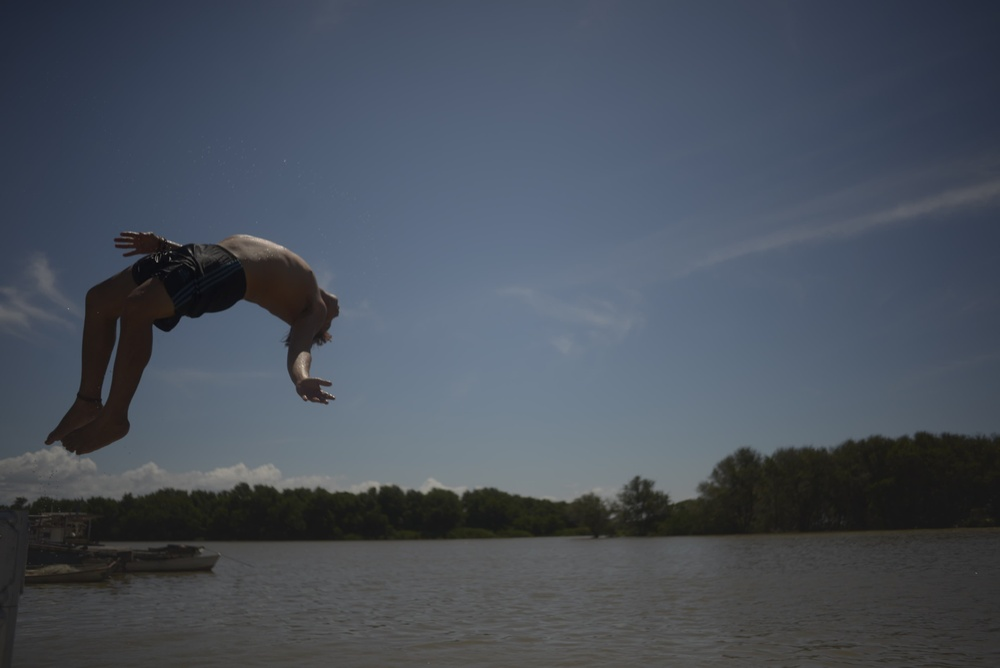
#> input picture AP1/images/AP1VisãoComputacional_TércioTeixeira.jpg, 1000 x 668 px, shrunk from 4160 x 2777 before the run
$ python -i app.py   (imports and definitions only)   (older library calls are emulated)
#> lines starting #> are read from the running program, lines starting #| are printed output that depends on the picture
#> further down, picture is the input picture: shape (668, 1000, 3); mean B, G, R 91.3, 80.5, 72.9
import streamlit as st
import cv2
import numpy as np
from PIL import Image
import os

# =========================
# Funções de detecção de bordas
# =========================


def prewitt_edge_detection(image):
    """Detecção de bordas usando Prewitt (com kernel personalizado)."""
    # Converte para escala de cinza
    gray = cv2.cvtColor(image, cv2.COLOR_BGR2GRAY)
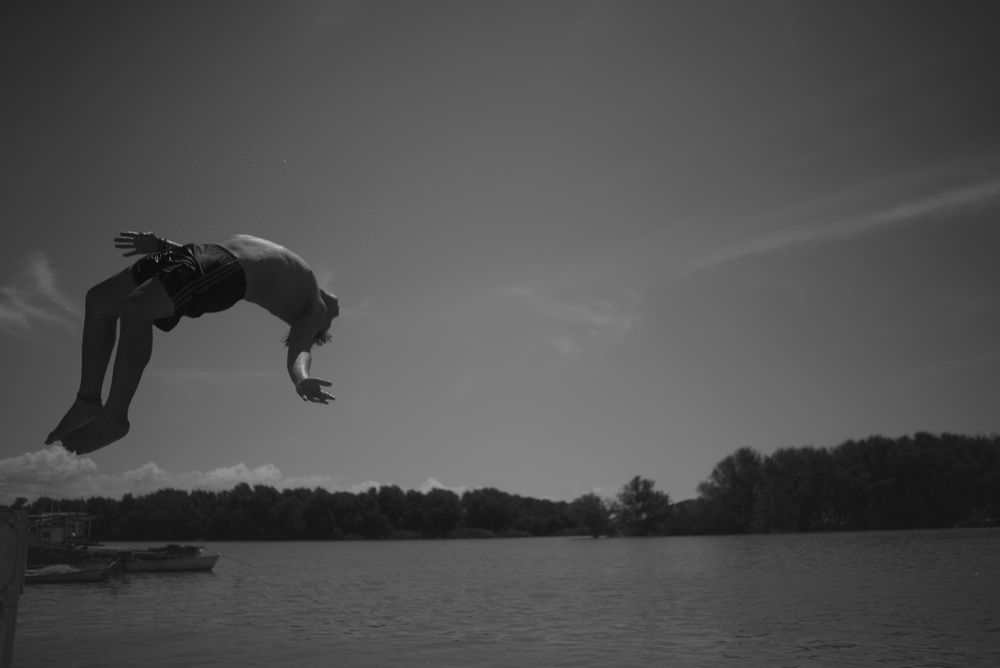
#> gray: shape (668, 1000); min 5, max 194, mean 79.5

    # Kernels clássicos do Prewitt
    kernelx = np.array([[-1, 0, 1],
                        [-1, 0, 1],
                        [-1, 0, 1]], dtype=np.float32)

    kernely = np.array([[1, 1, 1],
                        [0, 0, 0],
                        [-1, -1, -1]], dtype=np.float32)

    # Aplica os filtros
    img_prewittx = cv2.filter2D(gray, cv2.CV_32F, kernelx)
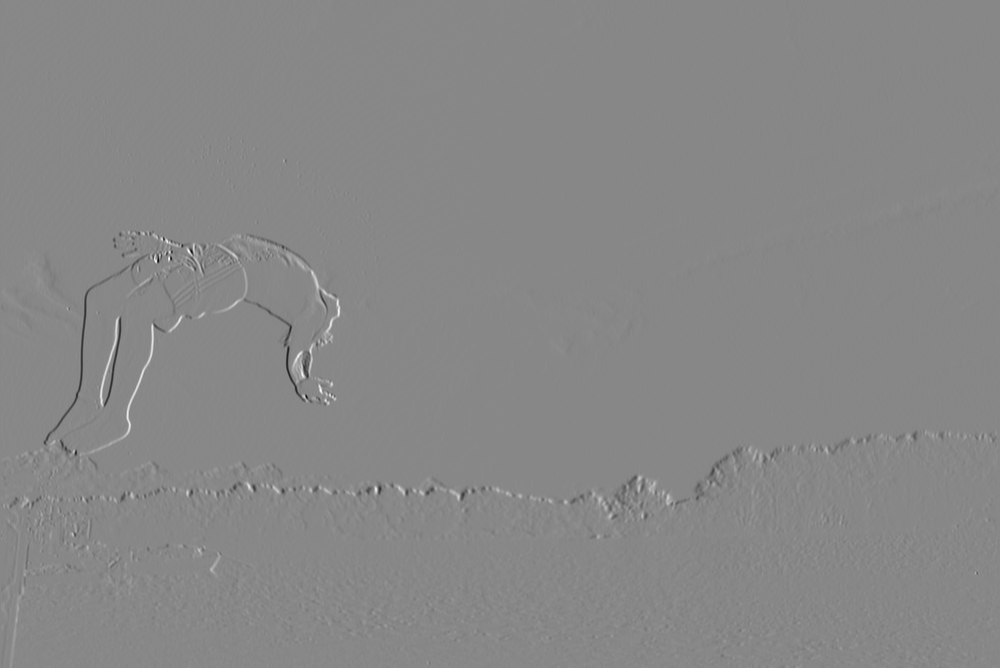
#> img_prewittx: shape (668, 1000) float32; min -271, max 238, mean 0; drawn with min black and max white
    img_prewitty = cv2.filter2D(gray, cv2.CV_32F, kernely)
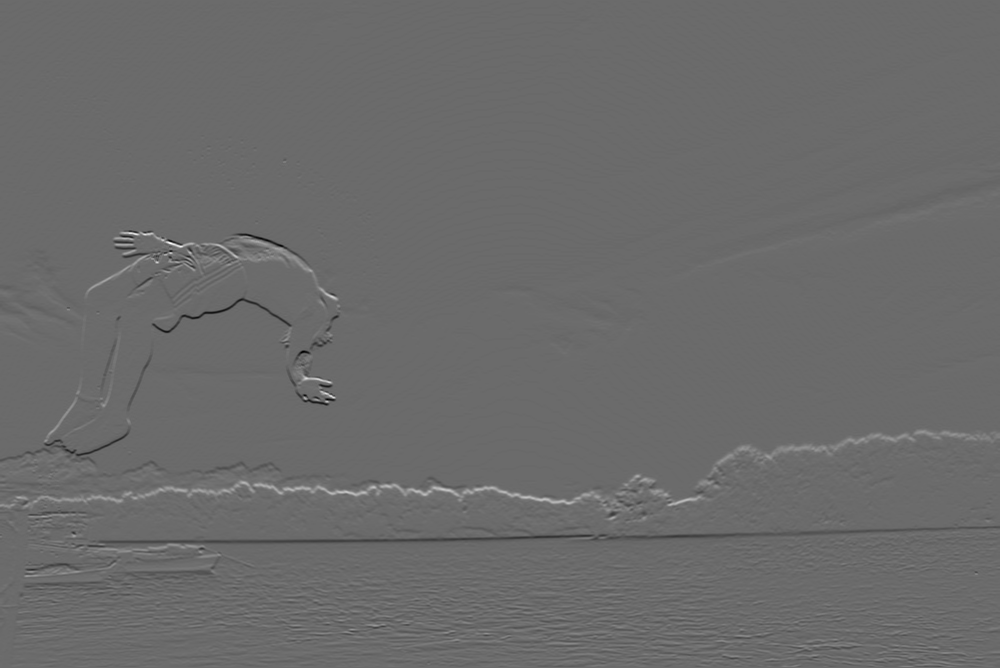
#> img_prewitty: shape (668, 1000) float32; min -250, max 345, mean 0; drawn with min black and max white

    # Calcula a magnitude do gradiente
    prewitt = cv2.magnitude(img_prewittx, img_prewitty)
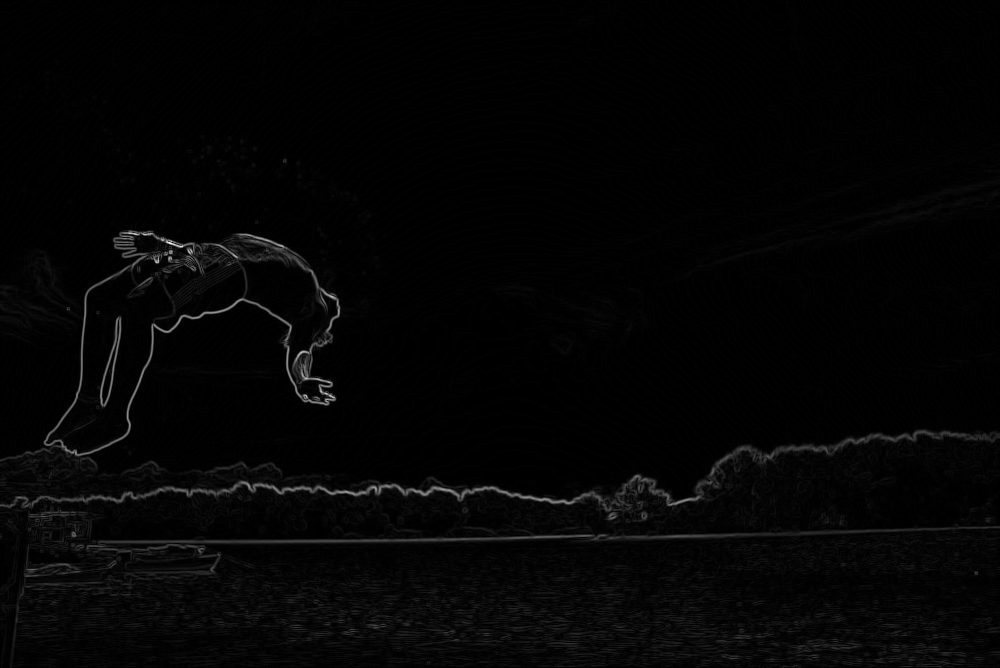
#> prewitt: shape (668, 1000) float32; min 0, max 358.6, mean 6.6; drawn with min black and max white

    return prewitt


# [66 lines left out: functions prewitt_compass_edge_detection, sobel_edge_detection, sobel_compass_edge_detection, laplacian_edge_detection, roberts_edge_detection, successive_gaussians_edge_detection and 1 more, not called in this run]


def gaussian_blur(image, kernel_size, sigma):
    """Aplica Gaussian Blur."""
    return cv2.GaussianBlur(image, (kernel_size, kernel_size), sigma)


# --------------------------------------------------
# Função principal do Streamlit
# --------------------------------------------------

# [186 lines left out: function main, not called in this run]


# [2 lines not run here, left out]

>>> import cv2
>>> picture = cv2.imread('images/AP1VisãoComputacional_TércioTeixeira.jpg')
>>> result = prewitt_edge_detection(picture)

$ run again, on AP1/images/DoG_diff.png
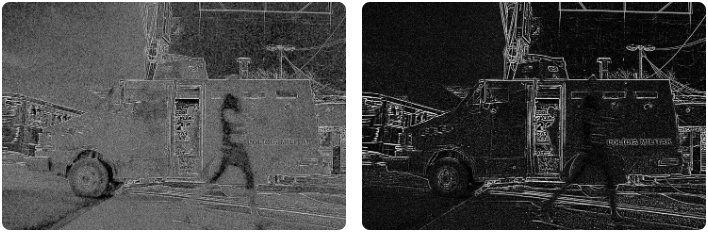
#> input picture AP1/images/DoG_diff.png, 708 x 233 px
#> picture is the input picture: shape (233, 708, 3); min 0, max 255, mean 70.9
#> in prewitt_edge_detection, `img_prewitty = cv2.filter2D(gray, cv2.CV_32F, kernely)`:
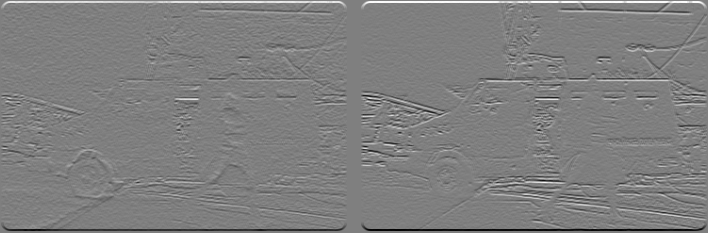
#> img_prewitty: shape (233, 708) float32; min -751, max 753, mean 0; drawn with min black and max white
#> in prewitt_edge_detection, `prewitt = cv2.magnitude(img_prewittx, img_prewitty)`:
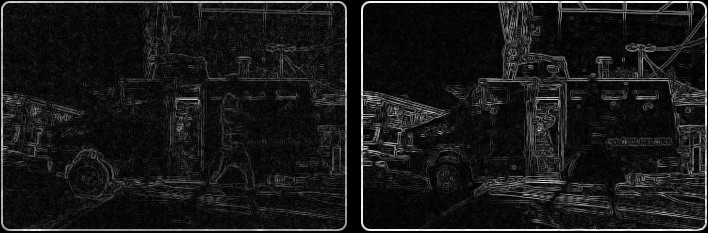
#> prewitt: shape (233, 708) float32; min 0, max 759, mean 74.6; drawn with min black and max white
